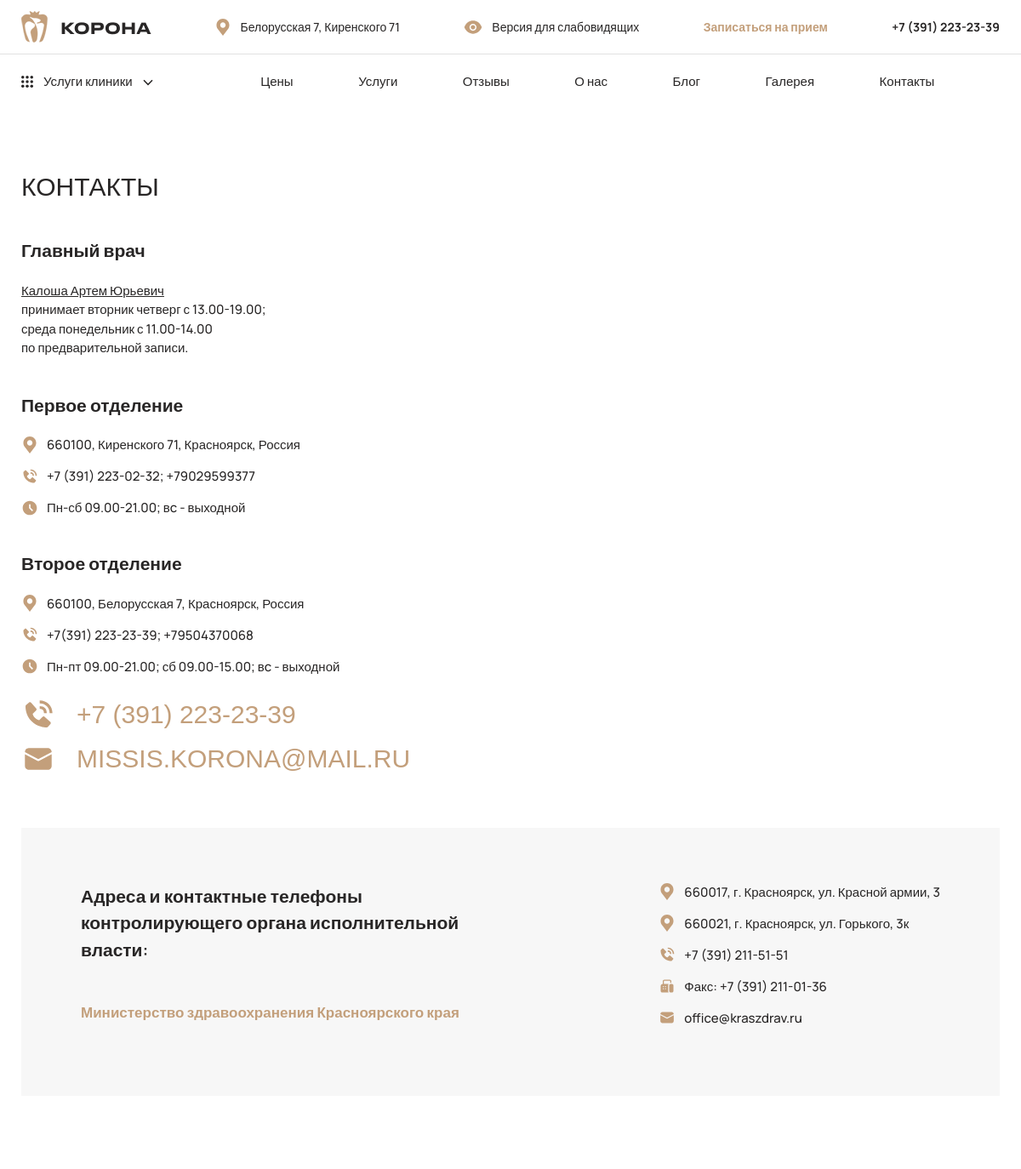
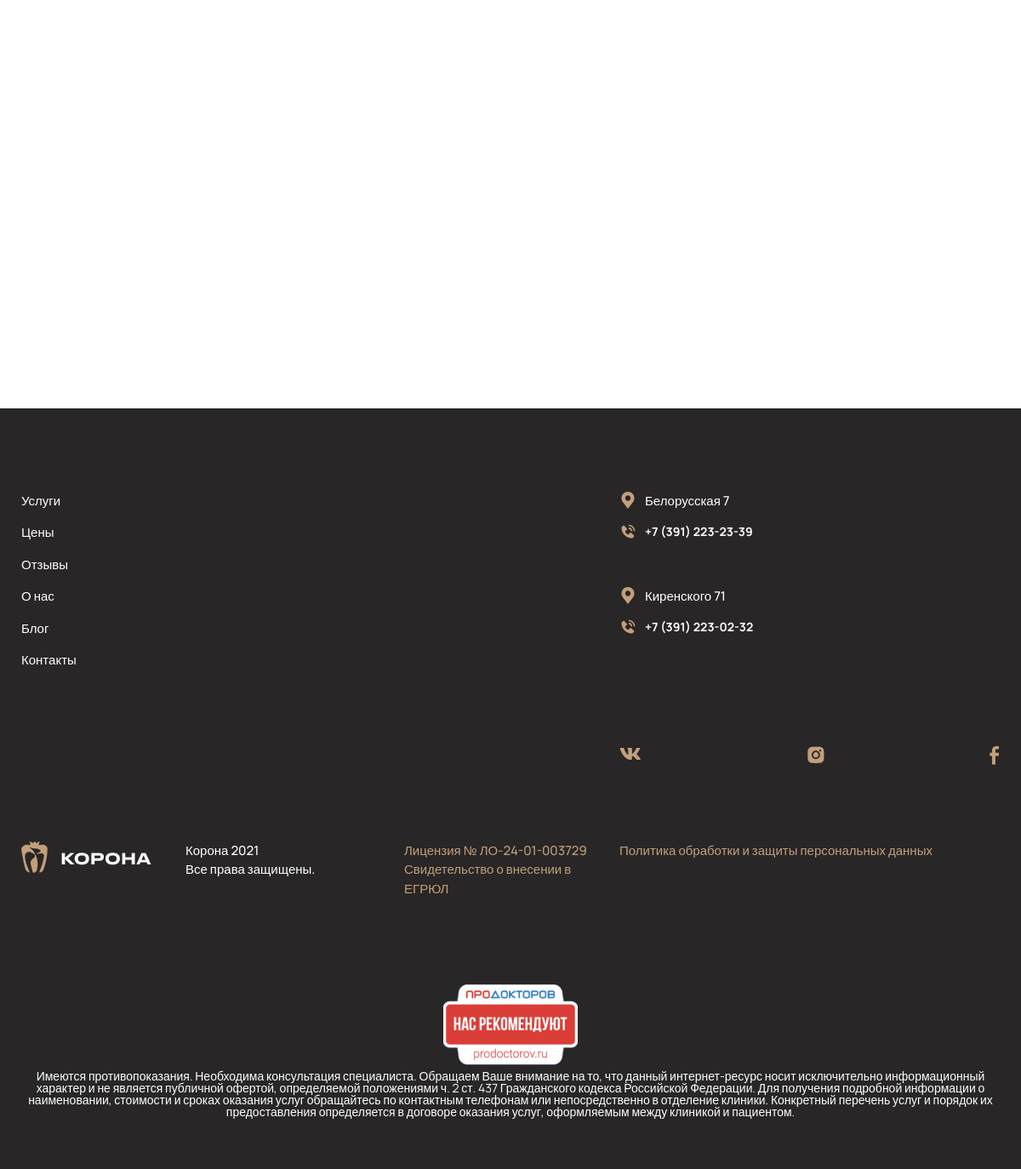
/contacts/, run on the app's committed database (2 pictures, top to bottom).
### common_info/models.py (models this page shows, shortened)
class PhoneAndAddress(models.Model):
    address = models.TextField(
        verbose_name=_('Адрес'),
    )
    phone_number = models.TextField(  # TODO: Реализовать валидацию номера телефона.
        verbose_name=_('Номер телефона'),
    )
    site_settings = models.ForeignKey(
        to=SiteSettings,
        on_delete=models.CASCADE,
        related_name='phone_and_address_set',
        related_query_name='phone_and_address',
    )
    class Meta:
        verbose_name = _('Телефон и адрес')
        verbose_name_plural = _('Телефоны и адреса')

### main/views.py (the view)
# urls.py: path('contacts/', views.contacts, name='contacts'),
def contacts(request: HttpRequest) -> HttpResponse:
    context = {}
    return render(request=request,
                  template_name='main/contacts.html',
                  context=context)

### common_info/context_processors.py (called while the page is built)
def get_site_settings(request: HttpRequest) -> Dict[str, Any]:
    return {'site_settings': SiteSettings.load()}

### services/context_processors.py (called while the page is built)
def get_all_services(request: HttpRequest) -> Dict[str, Any]:
    all_services = Service.objects.all()
    return {'all_services': all_services}

### services/models.py (called while the page is built)
    def get_absolute_url(self) -> str:
        return reverse('services:article',
                       args=(str(self.service.url), str(self.url), ))

    def get_absolute_url(self) -> str:
        return reverse('services:service', args=(str(self.url), ))

### utils/models/singleton_model.py (called while the page is built)
    @classmethod
    def load(cls):
        try:
            return cls.objects.get()
        except cls.DoesNotExist:
            return cls()

### visual_version_handler/context_processors.py (called while the page is built)
def visually_impaired(request: HttpRequest) -> Dict[str, Any]:
    visually_impaired_param: bool = request.session.get('visually_impaired', False)
    return {'visually_impaired': visually_impaired_param}

### main/templates/main/contacts.html (shortened to what this page needs)
{% extends 'layouts/base.html' %}
{% load static %}
{% block content %}
<section class='contacts'>
    <div class='container'>
        <h1 class="contacts__title title2">контакты</h1>
        <div class='contacts__top'>
            <div class="contacts__col">
                <div class="contacts__col-title">Главный врач</div>
                <p class="contacts__name">Калоша Артем Юрьевич</p>
                <p>принимает вторник четверг с 13.00-19.00;</p>
                <p>среда понедельник с 11.00-14.00</p>
                <p>по предварительной записи.</p>
            </div>
            <div class="contacts__col">
                <div class="contacts__col-title">Первое отделение</div>
                <div class="contacts__address">
                    <span>660100, Киренского 71, Красноярск, Россия</span>
                </div>
                <div class="contacts__phone">
                    <span>+7 (391) 223-02-32; +79029599377</span>
                </div>
                <div class="contacts__time">
                    <span>Пн-сб 09.00-21.00; вc - выходной</span>
                </div>
            </div>
            <div class="contacts__col">
                <div class="contacts__col-title">Второе отделение</div>
                <div class="contacts__address">
                    <span>660100, Белорусская 7, Красноярск, Россия</span>
                </div>
                <div class="contacts__phone">
                    <span>+7(391) 223-23-39; +79504370068</span>
                </div>
                <div class="contacts__time">
                    <span>Пн-пт 09.00-21.00; сб 09.00-15.00; вc - выходной</span>
                </div>
            </div>
        </div>
        <div class="contacts__middle">
            <a href="" class="contacts__middle-link text-druk">
                <span>+7 (391) 223-23-39</span>
            </a>
            <a href="" class="contacts__middle-link text-druk">
                <span>missis.korona@mail.ru</span>
            </a>
        </div>
        <div class="contacts__bottom">
            <div class="contacts__bottom-left">
                <div class="contacts__bottom-title">Адреса и контактные телефоны контролирующего органа исполнительной власти:
                </div>
                <div class="contacts__bottom-desc">Министерство здравоохранения Красноярского края</div>
            </div>
            <div class="contacts__bottom-right">
                <div class="contacts__address">
                    <span>660017, г. Красноярск, ул. Красной армии, 3</span>
                </div>
                <div class="contacts__address">
                    <span>660021, г. Красноярск, ул. Горького, 3к</span>
                </div>
                <a href="tel:+73912115151" class="contacts__phone">
                    <span>+7 (391) 211-51-51</span>
                </a>
                <div class="contacts__fax">
                    <span>Факс: +7 (391) 211-01-36</span>
                </div>
                <a href="maillto:office@kraszdrav.ru" class="contacts__mail">
                    <span>office@kraszdrav.ru</span>
                </a>
            </div>
        </div>
    </div>
</section>
{% endblock %}

### templates/layouts/base.html (shortened to what this page needs)
{% load static %}
<!DOCTYPE html> {% if visually_impaired %}
<html lang="en" impaired="true">
{% else %}
<html lang="ru">
{% endif %}
<head>
    <link rel="stylesheet" href="{%  static 'css/nice-select.css' %}">
    <link rel="stylesheet" href="{%  static 'css/bootstrap.min.css' %}">
    <link rel="stylesheet" href="{%  static 'css/swiper-bundle.min.css' %}">
    <link rel="stylesheet" href="{%  static 'css/jquery.fancybox.min.css' %}">
    <link rel="stylesheet" href="{% static 'css/style.css' %}">
</head>
<body>
    <header class="header">
        <section class='header-top'>
            <div class='container'>
                <div class='header-top__inner  '>
                    <a href="{% url 'main:index' %}" class="header__logo">
                        <img src="{% static 'img/logo.png' %}" alt="СК Корона">
                    </a>
                    <div class="header__address">
                        <span>Белорусская 7, Киренского 71</span>
                    </div>
                    <a href="{% url 'visual_version_handler:set_version' visually_impaired|yesno:'0,1' %}">
                        <button class="header__vision-impared">
                            <span>Версия для слабовидящих</span>
                        </button>
                    </a>
                    <button class="header__make-order btn" data-toggle="modal" data-target="#modal1">Записаться на прием</button>
                    <a href="tel:+73912232339" class="header__phone">+7 (391) 223-23-39</a>
                </div>
            </div>
        </section>
        <section class='header-bottom'>
            <div class='container'>
                <div class='header-bottom__inner'>
                    <div class="header__service">
                        <div class="header__service-btn">
                            <span>Услуги клиники</span>
                            <i>
                                <svg width="12" height="8" viewBox="0 0 12 8" fill="none" xmlns="http://www.w3.org/2000/svg">
                                    <path d="M1 1.32581L6 6.32581L11 1.32581" stroke="#282626" stroke-width="1.5"/>
                                </svg>
                            </i>
                        </div>
                    </div>
                    <div class="nav">
                        <a href="{% url 'prices' %}" class="nav__item">Цены</a>
                        <a href="{% url 'services:services' %}" class="nav__item">Услуги</a>
                        <a href="{% url 'comments:comments' %}" class="nav__item">Отзывы</a>
                        <a href="{% url 'pages:about' %}" class="nav__item">О нас</a>
                        <a href="{% url 'blog:articles' %}" class="nav__item">Блог</a>
                        <a href="{% url 'gallery:gallery' %}" class="nav__item">Галерея</a>
                        <a href="{% url 'main:contacts' %}" class="nav__item">Контакты</a>
                    </div>
                </div>
            </div>
        </section>
    </header>
    {% block content %}{% endblock %}
    <section class='map'>
    </section>
    <footer class='footer'>
        <div class='container'>
            <div class='footer__top'>
                <div class="footer__col">
                    <a href="{% url 'services:services' %}" class="footer__item">Услуги</a>
                    <a href="{% url 'prices' %}" class="footer__item">Цены</a>
                    <a href="{% url 'comments:comments' %}" class="footer__item">Отзывы</a>
                    <a href="{% url 'pages:about' %}" class="footer__item">О нас</a>
                    <a href="{% url 'blog:articles' %}" class="footer__item">Блог</a>
                    <a href="{% url 'main:contacts' %}" class="footer__item">Контакты</a>
                </div>
                <div class="footer__col">
                </div>
                <div class="footer__col">
                </div>
                <div class="footer__col">
                    {% for phone_and_address in site_settings.phone_and_address_set.all %}
                    <div class="footer__contacts">
                        <div class="footer__address">
                            <span>{{phone_and_address.address}}</span>
                        </div>
                        <a href="tel:{{phone_and_address.phone_number}}" class="footer__phone">
                            <span>{{phone_and_address.phone_number}}</span>
                        </a>
                    </div>
                    {% endfor %}
                    <div class="footer__socials">
                        <a href="https://vk.com/korona_krsk" target="_blank"  class="footer__socials-item">
                        </a>
                        <a href="https://www.instagram.com/korona_krsk/" target="_blank"  class="footer__socials-item">
                        </a>
                        <a href="https://www.facebook.com/koronakrsk" target="_blank" class="footer__socials-item">
                        </a>
                    </div>
                </div>
            </div>
            <div class="footer__center">
                <div class="footer__col">
                    <a href="{% url 'main:index' %}" class="footer__logo">
                        <img src="{% static 'img/logo2.png' %}" alt="СК Корона">
                    </a>
                </div>
                <div class="footer__col">
                    <div class="footer__privacy">
                        Корона 2021 <br>Все права защищены.
                    </div>
                </div>
                <div class="footer__col">
                    <a href="/about/reglament-vyizova-dlya-malomobilnyix-grupp" class="footer__licensy">
                        Лицензия № ЛО-24-01-003729
                    </a>
                    <a href="/about/egrul" class="footer__licensy">
                        Свидетельство о внесении в ЕГРЮЛ
                    </a>
                </div>
                <div class="footer__col">
                    <a href="/about/politika-obrabotki-i-zashiti-dannih" class="footer__licensy">
                        Политика обработки и защиты персональных данных
                    </a>
                </div>
            </div>
            <div class="footer__bottom">
                <a href="https://prodoctorov.ru/krasnoyarsk/lpu/27705-korona/" rel="nofollow" target="_blank">
                    <img src="{% static 'img/prodoctorov.png' %}" title="ПроДокторов - Стоматологическая клиника «Корона», Красноярск" alt="ПроДокторов - Стоматологическая клиника «Корона», Красноярск">
                </a>
            </div>
            <p style="text-align: center;">Имеются противопоказания. Необходима консультация специалиста.
                Обращаем Ваше внимание на то, что данный интернет-ресурс носит исключительно информационный характер и не является публичной офертой, определяемой положениями ч. 2 ст. 437 Гражданского кодекса Российской Федерации. Для получения подробной информации о наименовании, стоимости и сроках оказания услуг обращайтесь по контактным телефонам или непосредственно в отделение клиники. Конкретный перечень услуг и порядок их предоставления определяется в договоре оказания услуг, оформляемым между клиникой и пациентом.
                </p>
        </div>
    </footer>
</body>
</html>

### data on the page
PhoneAndAddress: address "Белорусская 7", phone_number "+7 (391) 223-23-39"
PhoneAndAddress: address "Киренского 71", phone_number "+7 (391) 223-02-32"
